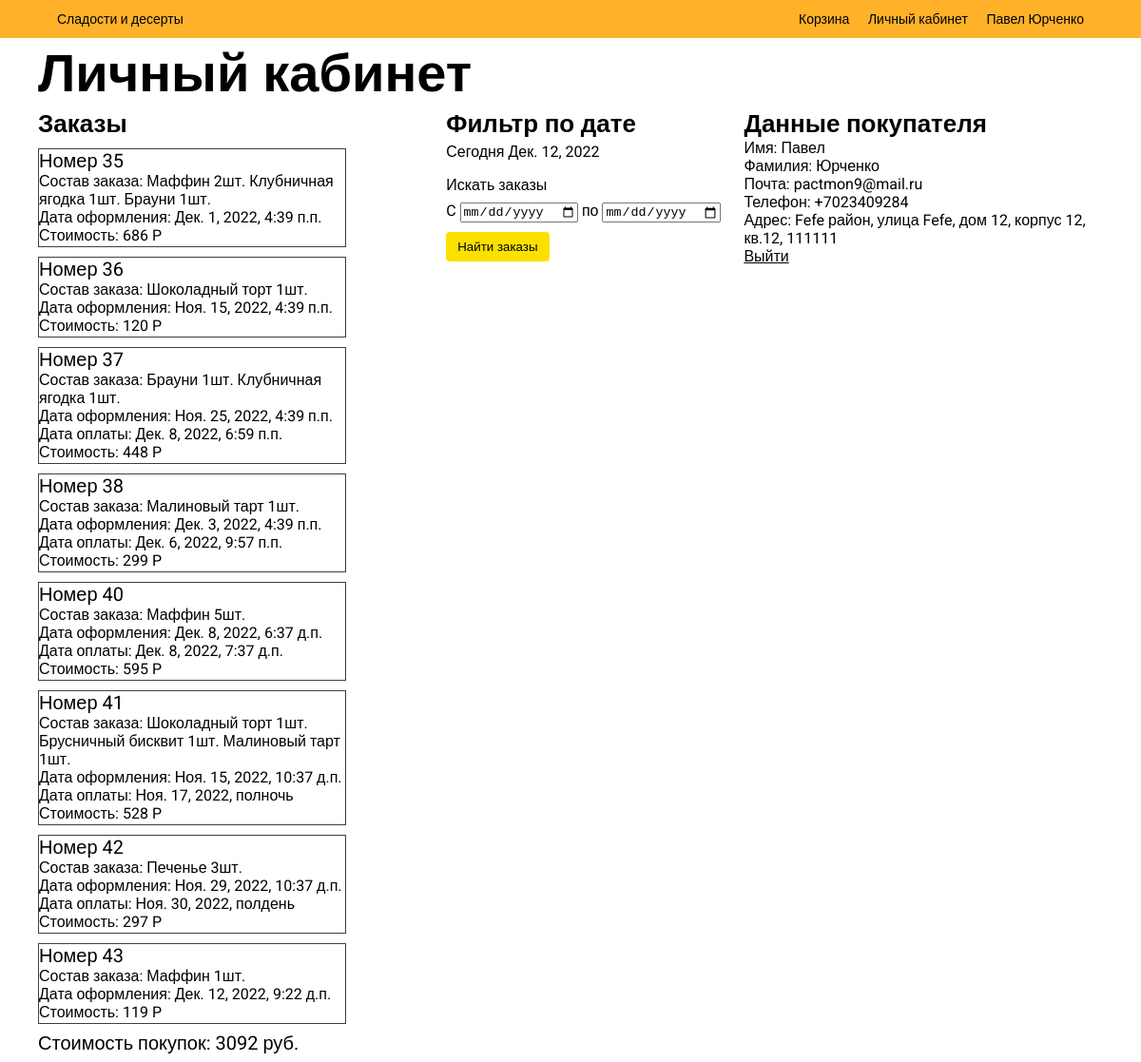
Page /profile/ (signed in) on the committed database.
### basket/models.py (models this page shows, shortened)
class Order(models.Model):
    ord_status = models.CharField(max_length=1, default='1')
    cr_date = models.DateTimeField()
    pay_date = models.DateTimeField(blank=True, null=True, default=None)
    full_pr = models.PositiveSmallIntegerField()
    customer = models.ForeignKey(Customer, on_delete=models.CASCADE)
    seller = models.ForeignKey(Adm, on_delete=models.CASCADE)

class Prod_list(models.Model):
    product = models.ForeignKey(Product, on_delete=models.CASCADE)
    order = models.ForeignKey(Order, on_delete=models.CASCADE)
    pr_amount = models.PositiveSmallIntegerField()

### catalogue/models.py (models this page shows)
class Product(models.Model):
    pr_name = models.CharField(max_length=50)
    desc = models.TextField(blank=True, null=True)
    ingreds = models.TextField()
    img = models.ImageField(upload_to='products', default="", blank=True, null=True)
    pr_cost = models.PositiveSmallIntegerField()
    pr_price = models.PositiveSmallIntegerField()
    pr_left = models.PositiveSmallIntegerField()
    def __str__(self):
        return self.pr_name

### registration/models.py (models this page shows, shortened)
class Customer(models.Model):
    user = models.OneToOneField(User, on_delete=models.CASCADE)
    phone = models.CharField(max_length=11)
    district = models.CharField(max_length=30)
    street = models.CharField(max_length=30)
    house = models.PositiveSmallIntegerField(blank=True, null=True)
    corp = models.PositiveSmallIntegerField()
    flat = models.PositiveSmallIntegerField()
    p_index = models.PositiveIntegerField()

### userProfile/views.py (the view, shortened to what this page needs)
# urls.py: path('', views.user_profile, name='userProfile'),
def user_profile(request):
    if request.user.is_authenticated:
        orders = None
        overall_cost = 0
        search_failed = False
        if 'first_date' in request.POST:
            start_date = request.POST['first_date']
            end_date = request.POST['last_date']
            orders = Order.objects.filter(cr_date__range=(start_date, end_date), customer_id=request.user.customer.id)
            if orders.count() == 0:
                search_failed = True
        else:
            orders = Order.objects.filter(customer_id=request.user.customer.id)
        for order in orders:
            overall_cost += order.full_pr
        context = {
            'orders': orders,
            'date': datetime.date.today(),
            'overall_cost': overall_cost,
            'search_failed': search_failed,
        }
        if 'first_date' in request.POST:
            context['start_date'] = request.POST['first_date']
            context['end_date'] = request.POST['last_date']
        return render(request, 'userProfile/profile_customer.html', context)
    else:
        return render(request, 'userProfile/profile_denied.html')

### userProfile/templates/userProfile/profile_customer.html (shortened to what this page needs)
{% load i18n %}
{% load static %}
<!DOCTYPE html>
<html>
<head>
    <link rel="stylesheet" href="{% static 'catalogue/style.css' %}">
</head>
<body>
    <header class="flex space-between caption align-items-center" id="hdr">
		<a href="{% url 'catalogue:index' %}" id="logo" >Сладости и десерты</a>
		<nav class="flex space-between" style="margin-right: 60px;">
			<a href="{% url 'basket:basket' %}" class="navLink">Корзина</a>
			<a href="{% url 'userProfile:userProfile' %}" class="navLink">Личный кабинет</a>
			{% if user.is_authenticated %} <p> {{ user.first_name }} {{ user.last_name }} </p>
            {% else %} <a href="{% url 'login' %}" class="navLink">Войти</a>
            {% endif %}
		</nav>
	</header>
    <div style="margin-left: 40px">
        <h1 class="headline">Личный кабинет</h1>
            <div class="flex">
                <div style="width: 37%">
                    <p class="title">Заказы</p>
                    {% if orders %}
                        {% for order in orders %}
                            <div class="order">
                            <p class="subtitle">Номер {{ order.id }}</p>
                            <span>Состав заказа: </span>
                            {% for pr_list in order.prod_list_set.all %}
                                <span>{{ pr_list.product }} {{ pr_list.pr_amount }}шт. </span>
                            {% endfor %}
                            {% language 'ru' %}
                                <p>Дата оформления: {{ order.cr_date }}</p>
                            {% endlanguage %}
                            {% if order.pay_date %}
                                {% language 'ru' %}
                                    <p>Дата оплаты: {{ order.pay_date }}</p>
                                {% endlanguage %}
                            {% endif %}
                            <p>Стоимость: {{ order.full_pr }} P</p>
                            </div>
                        {% endfor %}
                        <p class="subtitle" style="margin: 8px 0">Стоимость покупок: {{ overall_cost }} руб.</p>
                    {% elif search_failed %}
                        <p class="subtitle">Заказов в выбранные даты не найдено</p>
                    {% else %}
                        <p class="subtitle">Вы пока не сделали ни одного заказа</p>
                    {% endif %}
                </div>
                {% if orders or search_failed %}
                <div style="width: 27%;">
                    <p class="title">Фильтр по дате</p>
                    {% language 'ru' %}
                        <p style="margin: 4px 0 16px">Сегодня {{ date }}</p>
                    {% endlanguage %}
                    <p style="margin-bottom: 8px">Искать заказы</p>
                    <form action="{% url 'userProfile:userProfile' %}" method="post">
                        <label for="first_date">C</label>
                        <input type="date" id="first_date" value="{{ start_date }}" name="first_date" size="20" required>
                        <label for="last_date">по</label>
                        <input type="date" id="last_date" value="{{ end_date }}" name="last_date" size="20" required>
                        <input type="submit" value="Найти заказы" class="primary_button">
                    </form>
                </div>
                {% endif %}
                <div style="width: 33%">
                    <p class="title">Данные покупателя</p>
                    <p>Имя: {{ user.first_name }}</p>
                    <p>Фамилия: {{ user.last_name }}</p>
                    <p>Почта: {{ user.email }}</p>
                    <p>Телефон: {{ user.customer.phone }}</p>
                    <p>Адрес: {{ user.customer.district }} район, улица {{ user.customer.street }}, дом {{ user.customer.house }},
                        корпус {{ user.customer.corp }}, кв.{{ user.customer.flat }}, {{ user.customer.p_index }} </p>
                    <a href="{% url 'logout' %}" style="text-decoration: underline">Выйти</a>
                </div>
            </div>
    </div>
</body>
</html>

### catalogue/static/catalogue/style.css (style rules this page uses)
body { margin: 0; font-family: 'Roboto', sans-serif; }
header { height: 40px; background-color: #ffb229; }
nav { width: 300px; }
p, hr { margin: 0; }
a { color: black; text-decoration: none; }
input, textarea { margin-bottom: 10px; }
.flex { display: flex; }
.space-between { justify-content: space-between; }
.align-items-center { align-items: center; }
.headline { font-size: 56px; line-height: 75px; margin: 0; }
.caption { font-size: 14px; line-height: 16px; }
.title { font-weight: 700; font-size: 26px; }
.subtitle { font-size: 20px; font-weight: 400; }
.primary_button { background: #fce000; padding: 8px 12px; width: auto; border: 0; border-radius: 4px; cursor: pointer; }
.order { border: 1px solid #3f3f3f; width: 75%; margin-top: 10px; padding-bottom: 2px; }
#logo { margin-left: 60px; }

### rows in the picture
Order: id "35", cr_date "Дек. 1, 2022, 4:39 п.п.", full_pr "686"
Prod_list: product "Маффин", pr_amount "2"
Prod_list: product "Клубничная ягодка", pr_amount "1"
Prod_list: product "Брауни", pr_amount "1"
Order: id "36", cr_date "Ноя. 15, 2022, 4:39 п.п.", full_pr "120"
Prod_list: product "Шоколадный торт", pr_amount "1"
Order: id "37", cr_date "Ноя. 25, 2022, 4:39 п.п.", pay_date "Дек. 8, 2022, 6:59 п.п.", full_pr "448"
Prod_list: product "Брауни", pr_amount "1"
Prod_list: product "Клубничная ягодка", pr_amount "1"
Order: id "38", cr_date "Дек. 3, 2022, 4:39 п.п.", pay_date "Дек. 6, 2022, 9:57 п.п.", full_pr "299"
Prod_list: product "Малиновый тарт", pr_amount "1"
Order: id "40", cr_date "Дек. 8, 2022, 6:37 д.п.", pay_date "Дек. 8, 2022, 7:37 д.п.", full_pr "595"
Prod_list: product "Маффин", pr_amount "5"
Order: id "41", cr_date "Ноя. 15, 2022, 10:37 д.п.", pay_date "Ноя. 17, 2022, полночь", full_pr "528"
Prod_list: product "Шоколадный торт", pr_amount "1"
Prod_list: product "Брусничный бисквит", pr_amount "1"
Prod_list: product "Малиновый тарт", pr_amount "1"
Order: id "42", cr_date "Ноя. 29, 2022, 10:37 д.п.", pay_date "Ноя. 30, 2022, полдень", full_pr "297"
Prod_list: product "Печенье", pr_amount "3"
Order: id "43", cr_date "Дек. 12, 2022, 9:22 д.п.", full_pr "119"
Prod_list: product "Маффин", pr_amount "1"

### other values in the picture
{{ user.first_name }} "Павел"
{{ user.last_name }} "Юрченко"
{{ overall_cost }} "3092"
{{ user.email }} "pactmon9@mail.ru"
{{ user.customer.phone }} "+7023409284"
{{ user.customer.district }} "Fefe"
{{ user.customer.street }} "Fefe"
{{ user.customer.house }} "12"
{{ user.customer.corp }} "12"
{{ user.customer.flat }} "12"
{{ user.customer.p_index }} "111111"
